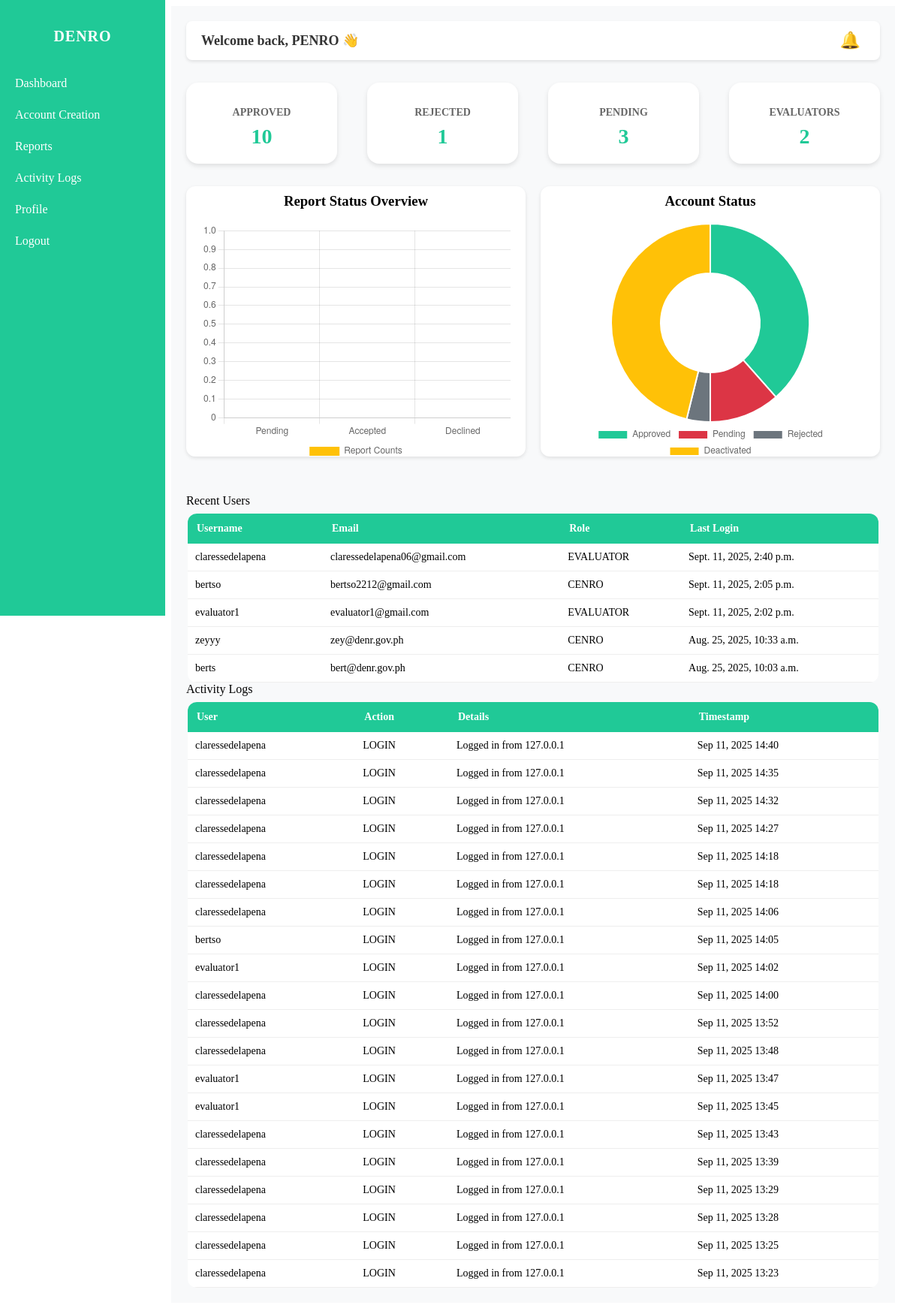
Page /penro/dashboard/ (signed in) on the earlier database version.
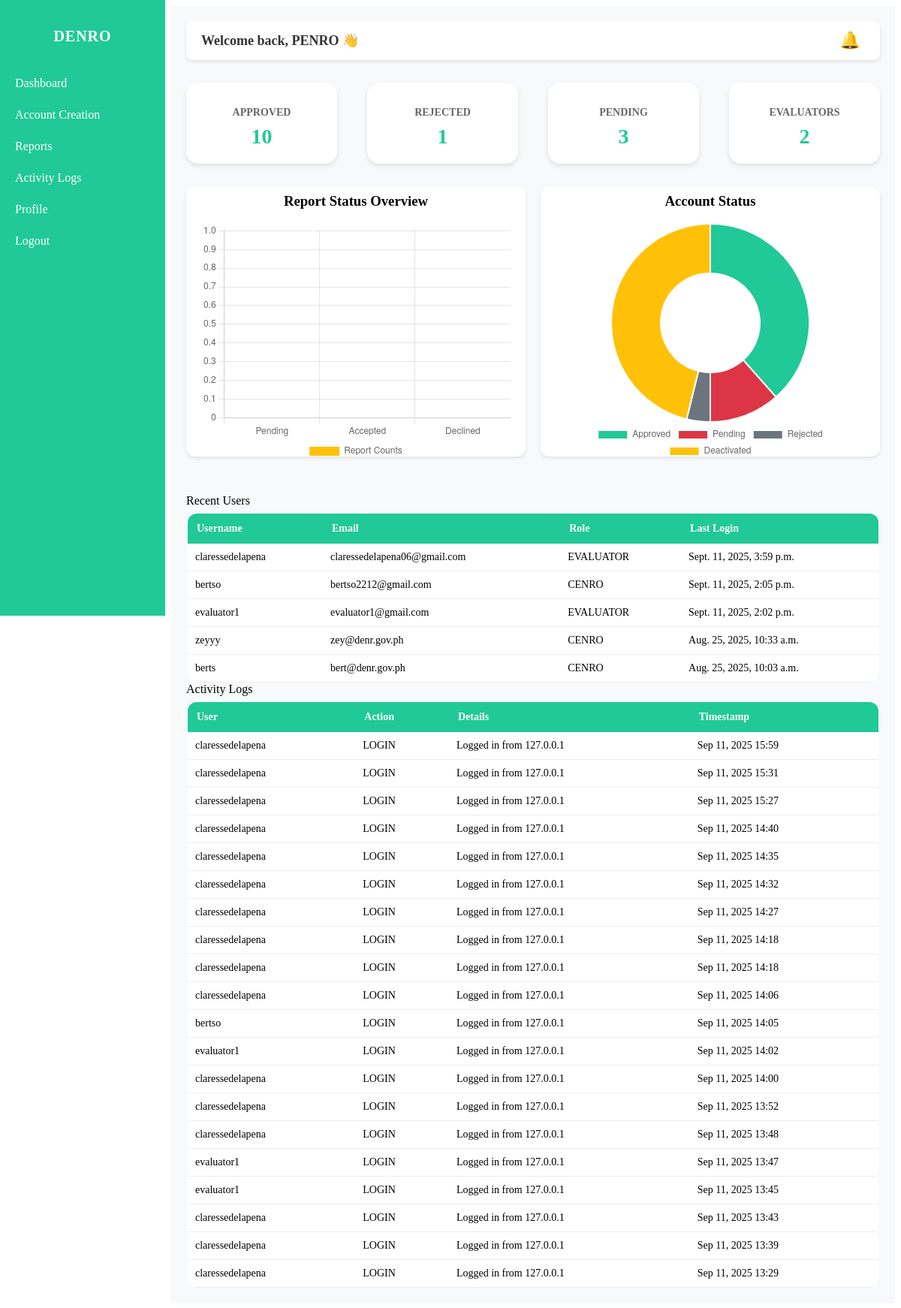
Same page on the later database version.
### DENRO/models.py (models this page shows, shortened)
class User(AbstractUser):
    class RoleChoices(models.TextChoices):
        SUPER_ADMIN = "SUPER_ADMIN", "Super Admin"
        ADMIN = "ADMIN", "Admin"
        PENRO = "PENRO", "PENRO"
        CENRO = "CENRO", "CENRO"
        EVALUATOR = "EVALUATOR", "Evaluator"
    email = models.EmailField()
    role = models.CharField(
        max_length=20, choices=RoleChoices.choices, default=RoleChoices.ADMIN
    )
    is_approved = models.BooleanField(default=False)
    is_rejected = models.BooleanField(default=False)
    is_deactivated = models.BooleanField(default=False)
    gender = models.CharField(max_length=10, choices=[('Male', 'Male'), ('Female', 'Female')], blank=True, null=True)
    phone_number = models.CharField(max_length=20, blank=True, null=True)
    region = models.CharField(max_length=100, blank=True, null=True)
    profile_pic = models.CharField(max_length=255, blank=True, null=True)
    id_number = models.CharField(max_length=50, blank=True, null=True, unique=True)

class ActivityLog(models.Model):
    user        = models.ForeignKey(
        settings.AUTH_USER_MODEL,              # ✅ use the string via settings
        on_delete=models.SET_NULL,
        null=True, blank=True,
        related_name="activity_logs",
    )
    action      = models.CharField(max_length=16, choices=ActivityAction.choices)
    details     = models.TextField(blank=True, null=True)
    ip_address  = models.GenericIPAddressField(blank=True, null=True)
    created_at  = models.DateTimeField(auto_now_add=True)
    class Meta:
        ordering = ["-created_at"]
        indexes = [
            models.Index(fields=["-created_at"]),
            models.Index(fields=["action"]),
            models.Index(fields=["user"]),
        ]

### DENRO/views.py (the view)
# urls.py: path("penro/dashboard/", views.penro_dashboard, name="PENRO_dashboard"),
@login_required
def penro_dashboard(request):
    stats = get_dashboard_stats()
    users = User.objects.filter(role__in=['CENRO', 'EVALUATOR'], last_login__isnull=False).order_by('-last_login')[:5]
    notifications, unread_count = get_unread_notifications(request)
    logs_qs = ActivityLog.objects.filter(user__role__in=['CENRO', 'EVALUATOR']).select_related("user").order_by("-created_at")
    q = request.GET.get("q")
    role = request.GET.get("role")
    action = request.GET.get("action")
    dfrom = request.GET.get("from")
    dto = request.GET.get("to")
    if q:
        logs_qs = logs_qs.filter(
            Q(user__username__icontains=q) | Q(details__icontains=q) | Q(action__icontains=q)
        )
    if role:
        logs_qs = logs_qs.filter(user__role=role)
    if action:
        logs_qs = logs_qs.filter(action=action)
    if dfrom:
        logs_qs = logs_qs.filter(created_at__date__gte=dfrom)
    if dto:
        logs_qs = logs_qs.filter(created_at__date__lte=dto)
    paginator = Paginator(logs_qs, 20)
    page_obj = paginator.get_page(request.GET.get("page") or 1)
    return render(
        request,
        "PENRO/PENRO_dashboard.html",
        {
            "stats": stats,
            "users": users,
            "notifications": notifications,
            "unread_count": unread_count,
            "logs": page_obj.object_list,
            "page_obj": page_obj,
        },
    )

### DENRO/context_processors.py (called while the page is built)
def _normalize_role(raw: Any) -> str:
    if raw is None:
        return ""
    text = str(raw).upper()
    return re.sub(r"[^A-Z]", "", text)

### DENRO/views.py (called while the page is built)
def get_unread_notifications(request):
    notifications = Notification.objects.filter(user=request.user, is_read=False).order_by("-created_at")
    return notifications, notifications.count()

### DENRO/templates/PENRO/PENRO_dashboard.html (shortened to what this page needs)
{% load static %}
<!DOCTYPE html>
<html lang="en">
  <head>
    <link rel="stylesheet" href="{% static 'styles/dashboard.css' %}" />
    <link rel="stylesheet" href="{% static 'styles/sidebar.css' %}" />
  </head>
  <body>
    {% include 'includes/sidenav/sidenav_penro.html' %}
    <div class="content">
      <div class="top-bar">
        <h2>Welcome back, PENRO 👋</h2>
        <div class="notification">
          <button id="notifBtn" class="bell-btn">
            🔔
          </button>
        </div>
      </div>
      <div class="cards">
        <div class="card">
          <h2>APPROVED</h2>
          <p>{{ stats.approved_users|default:0 }}</p>
        </div>
        <div class="card">
          <h2>REJECTED</h2>
          <p>{{ stats.rejected_users|default:0 }}</p>
        </div>
        <div class="card">
          <h2>PENDING</h2>
          <p>{{ stats.pending_users|default:0 }}</p>
        </div>
        <div class="card">
          <h2>EVALUATORS</h2>
          <p>{{ stats.evaluators|default:0 }}</p>
        </div>
      </div>
      <div class="charts-row">
        <div class="chart-container">
          <h3>Report Status Overview</h3>
          <canvas id="reportStatusChart" data-pending="{{ stats.pending_reports|default:0 }}" data-accepted="{{ stats.accepted_reports|default:0 }}" data-declined="{{ stats.declined_reports|default:0 }}"></canvas>
        </div>
        <div class="chart-container">
          <h3>Account Status</h3>
          <canvas id="accountStatusChart" data-approved="{{ stats.approved_users|default:0 }}" data-pending="{{ stats.pending_users|default:0 }}" data-rejected="{{ stats.rejected_users|default:0 }}" data-deactivated="{{ stats.deactivated_users|default:0 }}"></canvas>
        </div>
      </div>
      <div class="section-title">Recent Users</div>
      <div class="table-wrap">
        <table>
          <tr>
            <th>Username</th>
            <th>Email</th>
            <th>Role</th>
            <th>Last Login</th>
          </tr>
          {% for user in users %}
          <tr>
            <td>{{ user.username }}</td>
            <td>{{ user.email }}</td>
            <td>{{ user.role }}</td>
            <td>{{ user.last_login|default:"Never" }}</td>
          </tr>
          {% empty %}
          <tr>
            <td colspan="4">No users found</td>
          </tr>
          {% endfor %}
        </table>
      </div>
      <div class="section-title">Activity Logs</div>
      <div class="table-wrap">
        <table>
          <thead>
            <tr>
              <th>User</th>
              <th>Action</th>
              <th>Details</th>
              <th>Timestamp</th>
            </tr>
          </thead>
          <tbody>
            {% for log in logs %}
            <tr>
              <td>{{ log.user.username }}</td>
              <td>{{ log.action }}</td>
              <td>{{ log.details }}</td>
              <td>{{ log.created_at|date:"M d, Y H:i" }}</td>
            </tr>
            {% empty %}
            <tr>
              <td colspan="4">No logs found</td>
            </tr>
            {% endfor %}
          </tbody>
        </table>
      </div>
    </div>
  </body>
</html>

Differences in the rows shown:
no longer on this page (row unchanged): ActivityLog: user.username "claressedelapena", action "LOGIN", details "Logged in from 127.0.0.1", created_at "Sep 11, 2025 13:28"
no longer on this page (row unchanged): ActivityLog: user.username "claressedelapena", action "LOGIN", details "Logged in from 127.0.0.1", created_at "Sep 11, 2025 13:25"
no longer on this page (row unchanged): ActivityLog: user.username "claressedelapena", action "LOGIN", details "Logged in from 127.0.0.1", created_at "Sep 11, 2025 13:23"
changed User "claressedelapena": last_login "Sept. 11, 2025, 2:40 p.m." → "Sept. 11, 2025, 3:59 p.m."
added ActivityLog: user.username "claressedelapena", action "LOGIN", details "Logged in from 127.0.0.1", created_at "Sep 11, 2025 15:59"
added ActivityLog: user.username "claressedelapena", action "LOGIN", details "Logged in from 127.0.0.1", created_at "Sep 11, 2025 15:31"
added ActivityLog: user.username "claressedelapena", action "LOGIN", details "Logged in from 127.0.0.1", created_at "Sep 11, 2025 15:27"
